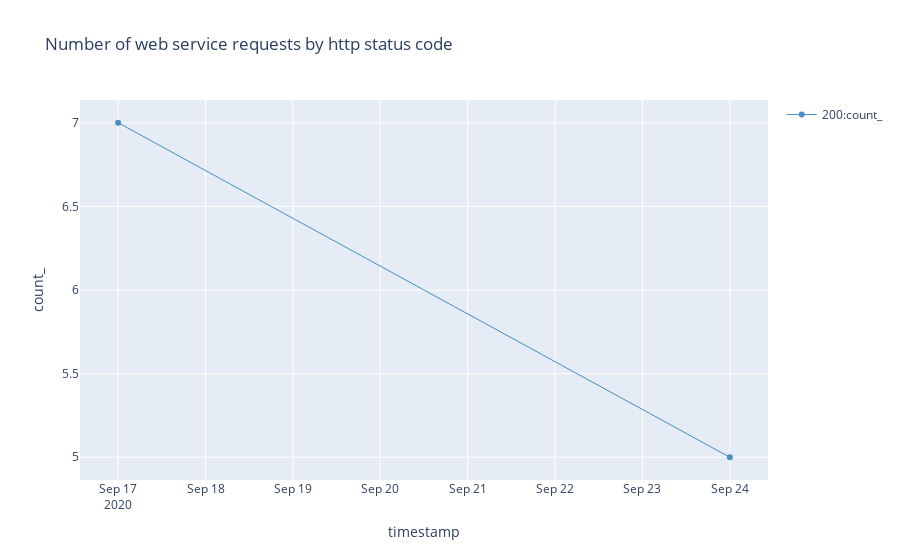

The notebook cell saved with this chart:
### Markdown cell above
## Web service throttling
Operational Limits for Business Central Online: 
* https://docs.microsoft.com/en-us/dynamics365/business-central/dev-itpro/administration/operational-limits-online#query-limits

Telemetry docs: 
* https://docs.microsoft.com/en-us/dynamics365/business-central/dev-itpro/administration/telemetry-webservices-trace

### Code cell
%%kql
let _aadTenantId = aadTenantId;
let _environmentName = environmentName;
traces
| where 1==1 
    and customDimensions.aadTenantId == _aadTenantId
    and customDimensions.environmentName == _environmentName
    and customDimensions.eventId == 'RT0008'
    and timestamp > ago(7d)
| extend httpStatusCode = tostring( customDimensions.httpStatusCode )
| summarize count() by bin(timestamp, 1d), httpStatusCode
| render timechart title= 'Number of web service requests by http status code'

### Figure 1 — Plotly figure (JSON) as saved in the notebook; plotly's stock layout.template omitted (floating-point values rounded to 4 significant figures)
{"data": [{"line": {"color": "rgb(31, 118, 179)", "width": 1}, "name": "200:count_", "opacity": 0.8, "type": "scatter", "x": ["2020-09-17T00:00:00+00:00", "2020-09-24T00:00:00+00:00"], "y": [7, 5]}], "layout": {"showlegend": true, "title": {"text": "Number of web service requests by http status code"}, "xaxis": {"autorange": true, "title": {"text": "timestamp"}, "type": "date"}, "yaxis": {"ticksuffix": "", "title": {"text": "count_"}, "type": "linear"}}}
